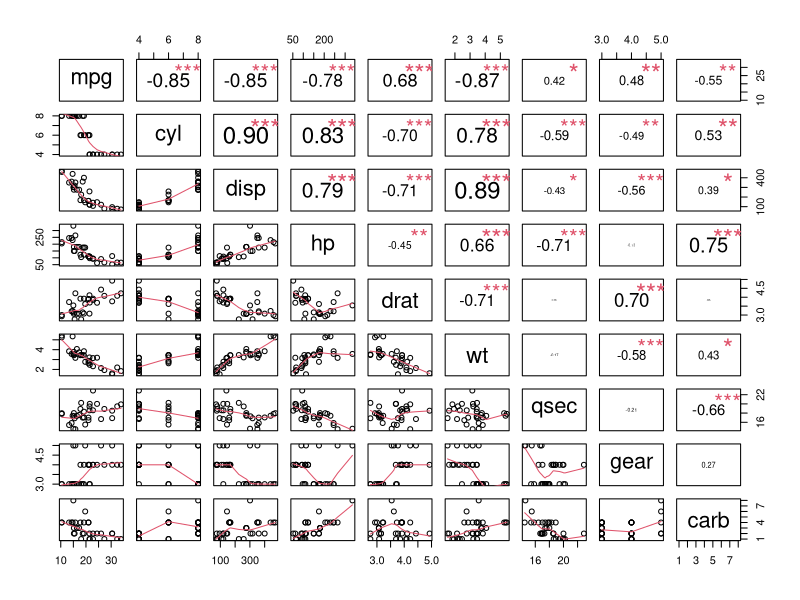
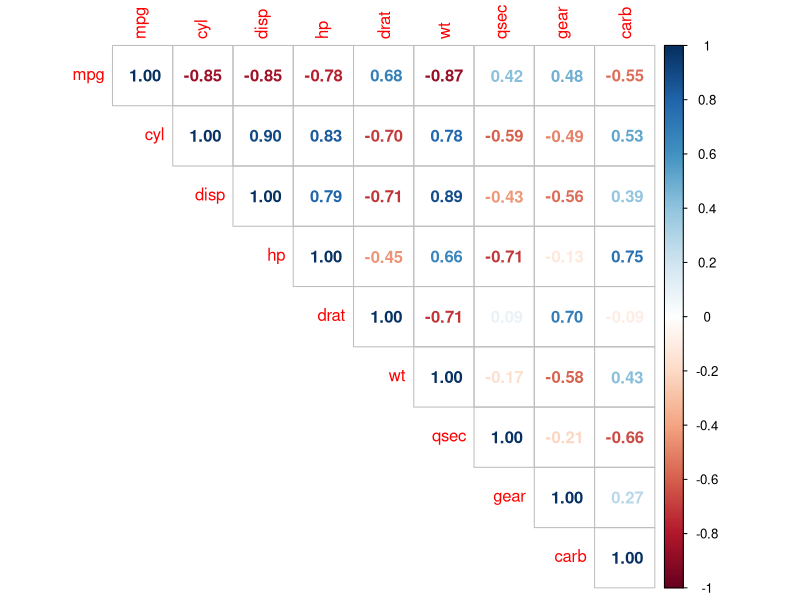

These charts were generated, in order, by the following R code:
library(tidyverse)

mtcars2 <- mtcars %>%
  select(-vs, -am)
head(mtcars2)

cor(mtcars2)

panel.cor_simple <- function(x, y, digits=2, prefix="", cex.cor) 
{
  usr <- par("usr"); on.exit(par(usr)) 
  par(usr = c(0, 1, 0, 1)) 
  r <- cor(x, y) 
  txt <- format(c(r, 0.123456789), digits=digits)[1] 
  txt <- paste(prefix, txt, sep="") 
  if(missing(cex.cor)) cex <- 0.8/strwidth(txt) 
  
  test <- cor.test(x,y) 
  # borrowed from printCoefmat
  Signif <- symnum(test$p.value, corr = FALSE, na = FALSE, 
                   cutpoints = c(0, 0.001, 0.01, 0.05, 0.1, 1),
                   symbols = c("***", "**", "*", ".", " ")) 
  
  text(0.5, 0.5, txt, cex = cex * abs(r)) 
  text(.8, .8, Signif, cex=cex, col=2) 
}
  pairs(mtcars2, lower.panel=panel.smooth, upper.panel=panel.cor_simple) 
library(corrplot)
M <- cor(mtcars2)
corrplot(M, method = "number", type="upper")